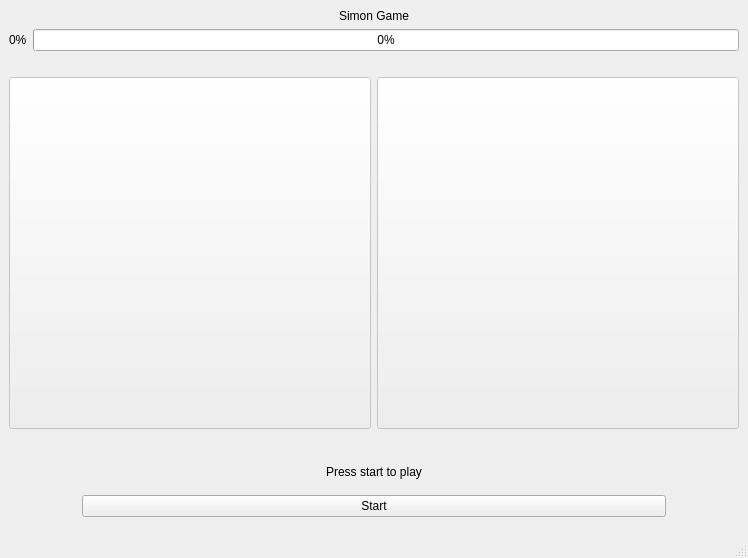
<?xml version="1.0" encoding="UTF-8"?>
<ui version="4.0">
 <class>MainWindow</class>
 <widget class="QMainWindow" name="MainWindow">
  <property name="geometry">
   <rect>
    <x>0</x>
    <y>0</y>
    <width>748</width>
    <height>558</height>
   </rect>
  </property>
  <property name="windowTitle">
   <string>MainWindow</string>
  </property>
  <widget class="QWidget" name="centralwidget">
   <layout class="QVBoxLayout" name="verticalLayout_2" stretch="0,1,12,0,2">
    <item>
     <widget class="QLabel" name="round">
      <property name="text">
       <string>Simon Game</string>
      </property>
      <property name="alignment">
       <set>Qt::AlignmentFlag::AlignCenter</set>
      </property>
     </widget>
    </item>
    <item>
     <layout class="QHBoxLayout" name="horizontalLayout_2" stretch="0,13">
      <item>
       <widget class="QLabel" name="progressPercent">
        <property name="text">
         <string>0%</string>
        </property>
       </widget>
      </item>
      <item>
       <widget class="QProgressBar" name="progressBar">
        <property name="value">
         <number>0</number>
        </property>
        <property name="textVisible">
         <bool>true</bool>
        </property>
       </widget>
      </item>
     </layout>
    </item>
    <item>
     <layout class="QHBoxLayout" name="horizontalLayout">
      <property name="topMargin">
       <number>20</number>
      </property>
      <property name="bottomMargin">
       <number>30</number>
      </property>
      <item>
       <widget class="QPushButton" name="redButton">
        <property name="enabled">
         <bool>false</bool>
        </property>
        <property name="sizePolicy">
         <sizepolicy hsizetype="Minimum" vsizetype="Expanding">
          <horstretch>0</horstretch>
          <verstretch>0</verstretch>
         </sizepolicy>
        </property>
        <property name="text">
         <string/>
        </property>
       </widget>
      </item>
      <item>
       <widget class="QPushButton" name="blueButton">
        <property name="enabled">
         <bool>false</bool>
        </property>
        <property name="sizePolicy">
         <sizepolicy hsizetype="Minimum" vsizetype="Expanding">
          <horstretch>0</horstretch>
          <verstretch>0</verstretch>
         </sizepolicy>
        </property>
        <property name="text">
         <string/>
        </property>
       </widget>
      </item>
     </layout>
    </item>
    <item>
     <widget class="QLabel" name="gameStatus">
      <property name="text">
       <string>Press start to play</string>
      </property>
      <property name="alignment">
       <set>Qt::AlignmentFlag::AlignCenter</set>
      </property>
     </widget>
    </item>
    <item>
     <layout class="QHBoxLayout" name="horizontalLayout_3" stretch="1,8,1">
      <property name="topMargin">
       <number>10</number>
      </property>
      <property name="bottomMargin">
       <number>10</number>
      </property>
      <item>
       <spacer name="horizontalSpacer">
        <property name="orientation">
         <enum>Qt::Orientation::Horizontal</enum>
        </property>
        <property name="sizeHint" stdset="0">
         <size>
          <width>40</width>
          <height>20</height>
         </size>
        </property>
       </spacer>
      </item>
      <item>
       <widget class="QPushButton" name="startButton">
        <property name="sizePolicy">
         <sizepolicy hsizetype="Minimum" vsizetype="Fixed">
          <horstretch>0</horstretch>
          <verstretch>0</verstretch>
         </sizepolicy>
        </property>
        <property name="maximumSize">
         <size>
          <width>16777215</width>
          <height>16777215</height>
         </size>
        </property>
        <property name="text">
         <string>Start</string>
        </property>
       </widget>
      </item>
      <item>
       <spacer name="horizontalSpacer_2">
        <property name="orientation">
         <enum>Qt::Orientation::Horizontal</enum>
        </property>
        <property name="sizeHint" stdset="0">
         <size>
          <width>40</width>
          <height>20</height>
         </size>
        </property>
       </spacer>
      </item>
     </layout>
    </item>
   </layout>
  </widget>
  <widget class="QMenuBar" name="menubar">
   <property name="geometry">
    <rect>
     <x>0</x>
     <y>0</y>
     <width>748</width>
     <height>42</height>
    </rect>
   </property>
  </widget>
  <widget class="QStatusBar" name="statusbar"/>
 </widget>
 <resources/>
 <connections/>
</ui>
